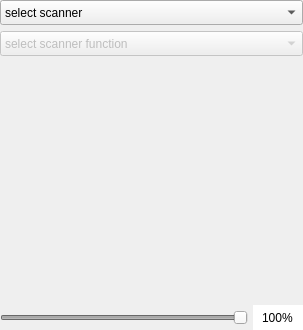
<?xml version="1.0" encoding="UTF-8"?>
<ui version="4.0">
 <class>ScannerModuleB</class>
 <widget class="QFrame" name="ScannerModuleB">
  <property name="geometry">
   <rect>
    <x>0</x>
    <y>0</y>
    <width>303</width>
    <height>330</height>
   </rect>
  </property>
  <property name="windowTitle">
   <string>Frame</string>
  </property>
  <layout class="QVBoxLayout" name="verticalLayout" stretch="1,1,97,1">
   <property name="leftMargin">
    <number>0</number>
   </property>
   <property name="topMargin">
    <number>0</number>
   </property>
   <property name="rightMargin">
    <number>0</number>
   </property>
   <property name="bottomMargin">
    <number>0</number>
   </property>
   <item>
    <widget class="QComboBox" name="comboBox_10">
     <property name="sizePolicy">
      <sizepolicy hsizetype="Minimum" vsizetype="Minimum">
       <horstretch>0</horstretch>
       <verstretch>0</verstretch>
      </sizepolicy>
     </property>
     <property name="minimumSize">
      <size>
       <width>200</width>
       <height>25</height>
      </size>
     </property>
     <property name="maximumSize">
      <size>
       <width>16777215</width>
       <height>25</height>
      </size>
     </property>
     <item>
      <property name="text">
       <string>select scanner</string>
      </property>
     </item>
     <item>
      <property name="text">
       <string>fs36-1415r</string>
      </property>
     </item>
     <item>
      <property name="text">
       <string>honeywell-1900</string>
      </property>
     </item>
    </widget>
   </item>
   <item>
    <widget class="QComboBox" name="comboBox_12">
     <property name="enabled">
      <bool>false</bool>
     </property>
     <property name="sizePolicy">
      <sizepolicy hsizetype="Minimum" vsizetype="Minimum">
       <horstretch>0</horstretch>
       <verstretch>0</verstretch>
      </sizepolicy>
     </property>
     <property name="minimumSize">
      <size>
       <width>200</width>
       <height>25</height>
      </size>
     </property>
     <property name="maximumSize">
      <size>
       <width>16777215</width>
       <height>25</height>
      </size>
     </property>
     <item>
      <property name="text">
       <string>select scanner function</string>
      </property>
     </item>
    </widget>
   </item>
   <item>
    <layout class="QGridLayout" name="gridLayout" rowstretch="1,98,1" columnstretch="1,98,1">
     <property name="spacing">
      <number>5</number>
     </property>
     <item row="0" column="1">
      <spacer name="verticalSpacer">
       <property name="orientation">
        <enum>Qt::Vertical</enum>
       </property>
       <property name="sizeHint" stdset="0">
        <size>
         <width>20</width>
         <height>40</height>
        </size>
       </property>
      </spacer>
     </item>
     <item row="1" column="0">
      <spacer name="horizontalSpacer">
       <property name="orientation">
        <enum>Qt::Horizontal</enum>
       </property>
       <property name="sizeHint" stdset="0">
        <size>
         <width>40</width>
         <height>20</height>
        </size>
       </property>
      </spacer>
     </item>
     <item row="2" column="1">
      <spacer name="verticalSpacer_2">
       <property name="orientation">
        <enum>Qt::Vertical</enum>
       </property>
       <property name="sizeHint" stdset="0">
        <size>
         <width>20</width>
         <height>40</height>
        </size>
       </property>
      </spacer>
     </item>
     <item row="1" column="1">
      <widget class="QLabel" name="label_63">
       <property name="sizePolicy">
        <sizepolicy hsizetype="Minimum" vsizetype="Minimum">
         <horstretch>0</horstretch>
         <verstretch>0</verstretch>
        </sizepolicy>
       </property>
       <property name="minimumSize">
        <size>
         <width>25</width>
         <height>25</height>
        </size>
       </property>
       <property name="maximumSize">
        <size>
         <width>16777215</width>
         <height>16777215</height>
        </size>
       </property>
       <property name="text">
        <string/>
       </property>
       <property name="alignment">
        <set>Qt::AlignCenter</set>
       </property>
      </widget>
     </item>
     <item row="1" column="2">
      <spacer name="horizontalSpacer_2">
       <property name="orientation">
        <enum>Qt::Horizontal</enum>
       </property>
       <property name="sizeHint" stdset="0">
        <size>
         <width>40</width>
         <height>20</height>
        </size>
       </property>
      </spacer>
     </item>
    </layout>
   </item>
   <item>
    <layout class="QHBoxLayout" name="horizontalLayout" stretch="99,1">
     <property name="spacing">
      <number>5</number>
     </property>
     <item>
      <widget class="QSlider" name="horizontalSlider">
       <property name="enabled">
        <bool>false</bool>
       </property>
       <property name="minimum">
        <number>50</number>
       </property>
       <property name="maximum">
        <number>200</number>
       </property>
       <property name="value">
        <number>200</number>
       </property>
       <property name="orientation">
        <enum>Qt::Horizontal</enum>
       </property>
      </widget>
     </item>
     <item>
      <widget class="QLineEdit" name="lineEdit">
       <property name="sizePolicy">
        <sizepolicy hsizetype="Minimum" vsizetype="Fixed">
         <horstretch>0</horstretch>
         <verstretch>0</verstretch>
        </sizepolicy>
       </property>
       <property name="minimumSize">
        <size>
         <width>50</width>
         <height>25</height>
        </size>
       </property>
       <property name="maximumSize">
        <size>
         <width>16777215</width>
         <height>25</height>
        </size>
       </property>
       <property name="text">
        <string>100%</string>
       </property>
       <property name="frame">
        <bool>false</bool>
       </property>
       <property name="alignment">
        <set>Qt::AlignCenter</set>
       </property>
       <property name="readOnly">
        <bool>true</bool>
       </property>
      </widget>
     </item>
    </layout>
   </item>
  </layout>
 </widget>
 <resources/>
 <connections/>
</ui>
